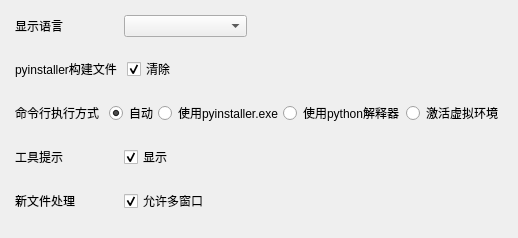
             <widget class="QWidget" name="tab_common">
              <attribute name="title">
               <string>常规</string>
              </attribute>
              <layout class="QVBoxLayout" name="verticalLayout_21">
               <property name="spacing">
                <number>10</number>
               </property>
               <property name="leftMargin">
                <number>10</number>
               </property>
               <property name="topMargin">
                <number>10</number>
               </property>
               <property name="rightMargin">
                <number>10</number>
               </property>
               <property name="bottomMargin">
                <number>10</number>
               </property>
               <item>
                <widget class="QWidget" name="wdg_language" native="true">
                 <property name="sizePolicy">
                  <sizepolicy hsizetype="Preferred" vsizetype="Preferred">
                   <horstretch>0</horstretch>
                   <verstretch>20</verstretch>
                  </sizepolicy>
                 </property>
                 <property name="wdg_group" stdset="0">
                  <string>area_widget</string>
                 </property>
                 <layout class="QHBoxLayout" name="horizontalLayout_27">
                  <property name="spacing">
                   <number>10</number>
                  </property>
                  <property name="leftMargin">
                   <number>5</number>
                  </property>
                  <property name="topMargin">
                   <number>5</number>
                  </property>
                  <property name="rightMargin">
                   <number>5</number>
                  </property>
                  <property name="bottomMargin">
                   <number>5</number>
                  </property>
                  <item>
                   <widget class="QLabel" name="lb_language">
                    <property name="sizePolicy">
                     <sizepolicy hsizetype="Expanding" vsizetype="Expanding">
                      <horstretch>40</horstretch>
                      <verstretch>0</verstretch>
                     </sizepolicy>
                    </property>
                    <property name="text">
                     <string>显示语言</string>
                    </property>
                   </widget>
                  </item>
                  <item>
                   <widget class="QComboBox" name="cbb_language">
                    <property name="sizePolicy">
                     <sizepolicy hsizetype="Expanding" vsizetype="Expanding">
                      <horstretch>50</horstretch>
                      <verstretch>0</verstretch>
                     </sizepolicy>
                    </property>
                   </widget>
                  </item>
                  <item>
                   <widget class="QWidget" name="widget_33" native="true">
                    <property name="sizePolicy">
                     <sizepolicy hsizetype="Expanding" vsizetype="Expanding">
                      <horstretch>100</horstretch>
                      <verstretch>0</verstretch>
                     </sizepolicy>
                    </property>
                   </widget>
                  </item>
                 </layout>
                </widget>
               </item>
               <item>
                <widget class="QWidget" name="wdg_build_files_clear" native="true">
                 <property name="sizePolicy">
                  <sizepolicy hsizetype="Preferred" vsizetype="Preferred">
                   <horstretch>0</horstretch>
                   <verstretch>20</verstretch>
                  </sizepolicy>
                 </property>
                 <property name="wdg_group" stdset="0">
                  <string>area_widget</string>
                 </property>
                 <layout class="QHBoxLayout" name="horizontalLayout_26">
                  <property name="spacing">
                   <number>10</number>
                  </property>
                  <property name="leftMargin">
                   <number>5</number>
                  </property>
                  <property name="topMargin">
                   <number>5</number>
                  </property>
                  <property name="rightMargin">
                   <number>5</number>
                  </property>
                  <property name="bottomMargin">
                   <number>5</number>
                  </property>
                  <item>
                   <widget class="QLabel" name="lb_build_files_clear">
                    <property name="sizePolicy">
                     <sizepolicy hsizetype="Expanding" vsizetype="Expanding">
                      <horstretch>40</horstretch>
                      <verstretch>0</verstretch>
                     </sizepolicy>
                    </property>
                    <property name="text">
                     <string>pyinstaller构建文件</string>
                    </property>
                   </widget>
                  </item>
                  <item>
                   <widget class="QCheckBox" name="cbb_build_files_clear">
                    <property name="sizePolicy">
                     <sizepolicy hsizetype="Expanding" vsizetype="Expanding">
                      <horstretch>50</horstretch>
                      <verstretch>0</verstretch>
                     </sizepolicy>
                    </property>
                    <property name="cursor">
                     <cursorShape>PointingHandCursor</cursorShape>
                    </property>
                    <property name="text">
                     <string>清除</string>
                    </property>
                    <property name="checked">
                     <bool>true</bool>
                    </property>
                   </widget>
                  </item>
                  <item>
                   <widget class="QWidget" name="widget_34" native="true">
                    <property name="sizePolicy">
                     <sizepolicy hsizetype="Expanding" vsizetype="Expanding">
                      <horstretch>100</horstretch>
                      <verstretch>0</verstretch>
                     </sizepolicy>
                    </property>
                   </widget>
                  </item>
                 </layout>
                </widget>
               </item>
               <item>
                <widget class="QWidget" name="widget_27" native="true">
                 <property name="sizePolicy">
                  <sizepolicy hsizetype="Expanding" vsizetype="Expanding">
                   <horstretch>0</horstretch>
                   <verstretch>20</verstretch>
                  </sizepolicy>
                 </property>
                 <layout class="QHBoxLayout" name="horizontalLayout_22">
                  <property name="spacing">
                   <number>10</number>
                  </property>
                  <property name="leftMargin">
                   <number>5</number>
                  </property>
                  <property name="topMargin">
                   <number>5</number>
                  </property>
                  <property name="rightMargin">
                   <number>5</number>
                  </property>
                  <property name="bottomMargin">
                   <number>5</number>
                  </property>
                  <item>
                   <widget class="QLabel" name="label">
                    <property name="sizePolicy">
                     <sizepolicy hsizetype="Expanding" vsizetype="Expanding">
                      <horstretch>26</horstretch>
                      <verstretch>0</verstretch>
                     </sizepolicy>
                    </property>
                    <property name="text">
                     <string>命令行执行方式</string>
                    </property>
                   </widget>
                  </item>
                  <item>
                   <widget class="QWidget" name="widget_28" native="true">
                    <property name="sizePolicy">
                     <sizepolicy hsizetype="Expanding" vsizetype="Expanding">
                      <horstretch>100</horstretch>
                      <verstretch>0</verstretch>
                     </sizepolicy>
                    </property>
                    <layout class="QHBoxLayout" name="horizontalLayout_21">
                     <property name="spacing">
                      <number>0</number>
                     </property>
                     <property name="leftMargin">
                      <number>0</number>
                     </property>
                     <property name="topMargin">
                      <number>0</number>
                     </property>
                     <property name="rightMargin">
                      <number>0</number>
                     </property>
                     <property name="bottomMargin">
                      <number>0</number>
                     </property>
                     <item>
                      <widget class="QRadioButton" name="rb_use_auto_select">
                       <property name="sizePolicy">
                        <sizepolicy hsizetype="Expanding" vsizetype="Expanding">
                         <horstretch>0</horstretch>
                         <verstretch>0</verstretch>
                        </sizepolicy>
                       </property>
                       <property name="text">
                        <string>自动</string>
                       </property>
                       <property name="checked">
                        <bool>true</bool>
                       </property>
                      </widget>
                     </item>
                     <item>
                      <widget class="QRadioButton" name="rb_use_pyinstaller">
                       <property name="sizePolicy">
                        <sizepolicy hsizetype="Expanding" vsizetype="Expanding">
                         <horstretch>0</horstretch>
                         <verstretch>0</verstretch>
                        </sizepolicy>
                       </property>
                       <property name="text">
                        <string>使用pyinstaller.exe</string>
                       </property>
                       <property name="checked">
                        <bool>false</bool>
                       </property>
                      </widget>
                     </item>
                     <item>
                      <widget class="QRadioButton" name="rb_use_python">
                       <property name="sizePolicy">
                        <sizepolicy hsizetype="Expanding" vsizetype="Expanding">
                         <horstretch>0</horstretch>
                         <verstretch>0</verstretch>
                        </sizepolicy>
                       </property>
                       <property name="text">
                        <string>使用python解释器</string>
                       </property>
                      </widget>
                     </item>
                     <item>
                      <widget class="QRadioButton" name="rb_use_virtual_env">
                       <property name="sizePolicy">
                        <sizepolicy hsizetype="Expanding" vsizetype="Expanding">
                         <horstretch>0</horstretch>
                         <verstretch>0</verstretch>
                        </sizepolicy>
                       </property>
                       <property name="text">
                        <string>激活虚拟环境</string>
                       </property>
                      </widget>
                     </item>
                    </layout>
                   </widget>
                  </item>
                 </layout>
                </widget>
               </item>
               <item>
                <widget class="QWidget" name="wdg_win_setting" native="true">
                 <property name="sizePolicy">
                  <sizepolicy hsizetype="Expanding" vsizetype="Expanding">
                   <horstretch>0</horstretch>
                   <verstretch>40</verstretch>
                  </sizepolicy>
                 </property>
                 <property name="wdg_group" stdset="0">
                  <string>area_widget</string>
                 </property>
                 <layout class="QVBoxLayout" name="verticalLayout_22">
                  <property name="spacing">
                   <number>10</number>
                  </property>
                  <property name="leftMargin">
                   <number>0</number>
                  </property>
                  <property name="topMargin">
                   <number>0</number>
                  </property>
                  <property name="rightMargin">
                   <number>0</number>
                  </property>
                  <property name="bottomMargin">
                   <number>0</number>
                  </property>
                  <item>
                   <widget class="QWidget" name="widget_36" native="true">
                    <property name="sizePolicy">
                     <sizepolicy hsizetype="Preferred" vsizetype="Preferred">
                      <horstretch>0</horstretch>
                      <verstretch>20</verstretch>
                     </sizepolicy>
                    </property>
                    <layout class="QHBoxLayout" name="horizontalLayout_28">
                     <property name="spacing">
                      <number>10</number>
                     </property>
                     <property name="leftMargin">
                      <number>5</number>
                     </property>
                     <property name="topMargin">
                      <number>5</number>
                     </property>
                     <property name="rightMargin">
                      <number>5</number>
                     </property>
                     <property name="bottomMargin">
                      <number>5</number>
                     </property>
                     <item>
                      <widget class="QLabel" name="lb_tooltip_show">
                       <property name="sizePolicy">
                        <sizepolicy hsizetype="Expanding" vsizetype="Expanding">
                         <horstretch>40</horstretch>
                         <verstretch>0</verstretch>
                        </sizepolicy>
                       </property>
                       <property name="text">
                        <string>工具提示</string>
                       </property>
                      </widget>
                     </item>
                     <item>
                      <widget class="QCheckBox" name="cbb_tooltip_show">
                       <property name="sizePolicy">
                        <sizepolicy hsizetype="Expanding" vsizetype="Expanding">
                         <horstretch>50</horstretch>
                         <verstretch>0</verstretch>
                        </sizepolicy>
                       </property>
                       <property name="cursor">
                        <cursorShape>PointingHandCursor</cursorShape>
                       </property>
                       <property name="text">
                        <string>显示</string>
                       </property>
                       <property name="checked">
                        <bool>true</bool>
                       </property>
                      </widget>
                     </item>
                     <item>
                      <widget class="QWidget" name="widget_37" native="true">
                       <property name="sizePolicy">
                        <sizepolicy hsizetype="Expanding" vsizetype="Expanding">
                         <horstretch>100</horstretch>
                         <verstretch>0</verstretch>
                        </sizepolicy>
                       </property>
                      </widget>
                     </item>
                    </layout>
                   </widget>
                  </item>
                  <item>
                   <widget class="QWidget" name="widget_38" native="true">
                    <property name="sizePolicy">
                     <sizepolicy hsizetype="Preferred" vsizetype="Preferred">
                      <horstretch>0</horstretch>
                      <verstretch>20</verstretch>
                     </sizepolicy>
                    </property>
                    <layout class="QHBoxLayout" name="horizontalLayout_29">
                     <property name="spacing">
                      <number>10</number>
                     </property>
                     <property name="leftMargin">
                      <number>5</number>
                     </property>
                     <property name="topMargin">
                      <number>5</number>
                     </property>
                     <property name="rightMargin">
                      <number>5</number>
                     </property>
                     <property name="bottomMargin">
                      <number>5</number>
                     </property>
                     <item>
                      <widget class="QLabel" name="lb_multi_win">
                       <property name="sizePolicy">
                        <sizepolicy hsizetype="Expanding" vsizetype="Expanding">
                         <horstretch>40</horstretch>
                         <verstretch>0</verstretch>
                        </sizepolicy>
                       </property>
                       <property name="text">
                        <string>新文件处理</string>
                       </property>
                      </widget>
                     </item>
                     <item>
                      <widget class="QCheckBox" name="cbb_multi_win">
                       <property name="sizePolicy">
                        <sizepolicy hsizetype="Expanding" vsizetype="Expanding">
                         <horstretch>50</horstretch>
                         <verstretch>0</verstretch>
                        </sizepolicy>
                       </property>
                       <property name="cursor">
                        <cursorShape>PointingHandCursor</cursorShape>
                       </property>
                       <property name="text">
                        <string>允许多窗口</string>
                       </property>
                       <property name="checked">
                        <bool>true</bool>
                       </property>
                      </widget>
                     </item>
                     <item>
                      <widget class="QWidget" name="widget_39" native="true">
                       <property name="sizePolicy">
                        <sizepolicy hsizetype="Expanding" vsizetype="Expanding">
                         <horstretch>100</horstretch>
                         <verstretch>0</verstretch>
                        </sizepolicy>
                       </property>
                      </widget>
                     </item>
                    </layout>
                   </widget>
                  </item>
                 </layout>
                </widget>
               </item>
               <item>
                <widget class="QWidget" name="widget_40" native="true">
                 <property name="sizePolicy">
                  <sizepolicy hsizetype="Expanding" vsizetype="Expanding">
                   <horstretch>0</horstretch>
                   <verstretch>100</verstretch>
                  </sizepolicy>
                 </property>
                </widget>
               </item>
              </layout>
             </widget>
